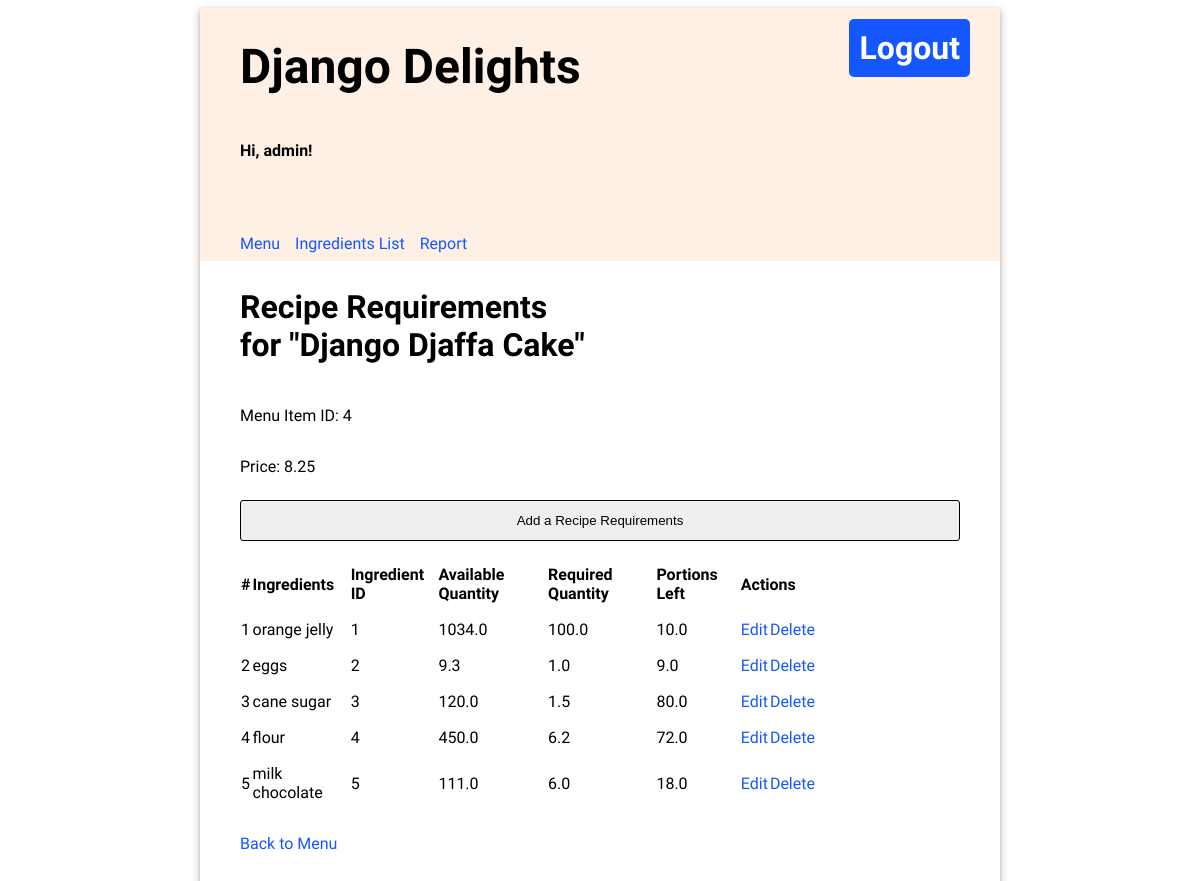
/recipe-requirements/4 (signed in), run on the app's committed database.
### inventory/models.py (models this page shows, shortened)
class MenuItem(models.Model):
    title = models.CharField(max_length=100)
    price = models.FloatField(default=0.0)
    def __str__(self):
        return f'{self.title}'

class Ingredient(models.Model):
    name = models.CharField(max_length=100, unique=True)
    quantity = models.FloatField(default=0.0)
    unit = models.CharField(max_length=20)
    unit_price = models.FloatField(default=0.0)
    class Meta:
        ordering = ['quantity']

class RecipeRequirements(models.Model):
    menu_item = models.ForeignKey(MenuItem, related_name='menu_req', on_delete=models.CASCADE, db_constraint=False)
    ingredient = models.ForeignKey(Ingredient, related_name='ingredient_req', on_delete=models.CASCADE, db_constraint=False)
    quantity = models.FloatField(default=0.0)

### inventory/views.py (the view)
# urls.py: path('recipe-requirements/<int:pk>', views.recipe_requrements_table, name='recipe-requirements'),
@login_required
def recipe_requrements_table(request, pk):
    template = loader.get_template('inventory/recipe-req.html')
    given_menu_item = MenuItem.objects.get(id=pk)
    recipe_reqs = RecipeRequirements.objects.all().values()
    rows_list = list()
    for item in recipe_reqs:
        if item['menu_item_id'] == pk:
            rows_list.append(Ingredient.objects.get(id=item['ingredient_id']).name)
            rows_list.append(item['ingredient_id'])
            rows_list.append(Ingredient.objects.get(id=item['ingredient_id']).quantity)
            rows_list.append(item['quantity'])
            rows_list.append(Ingredient.objects.get(id=item['ingredient_id']).quantity // item['quantity'])
    list_for_table = list(split_list(rows_list, 5))
    context = {
        'given_menu_item': given_menu_item,
        'list_for_table': list_for_table,
    }
    return HttpResponse(template.render(context, request))

### inventory/views.py (called while the page is built)
def split_list(lst, step):
    for i in range(0, len(lst), step):
        yield lst[i:i + step]

### inventory/templates/inventory/recipe-req.html (shortened to what this page needs)
{% extends 'base.html' %}
{% block content %}
<div><h2>Recipe Requirements <br> for "{{ given_menu_item }}"</h2></div>
<div><p>Menu Item ID: {{ given_menu_item.id }}</p></div>
<div><p>Price: {{ given_menu_item.price }}</p></div>
<input
    type='button'
    value='Add a Recipe Requirements'
    onclick='location.href="{% url "recipe-requirements-add" given_menu_item.id %}"'
/>
<table border='0'>
    <thead>
        <th>#</th>
        <th>Ingredients</th>
        <th>Ingredient ID</th>
        <th>Available Quantity</th>
        <th>Required Quantity</th>
        <th>Portions Left</th>
        <th colspan="2">Actions</th>
    </thead>
    <tbody>
        {% for item in list_for_table %}
        <tr>
            <td>{{ forloop.counter }}</td>
            <td>{{ item.0 }}</td>
            <td>{{ item.1 }}</td>
            <td>{{ item.2 }}</td>
            <td>{{ item.3 }}</td>
            <td>{% if item.4 > 1 %}
                    {{ item.4 }}
                {% elif item.4 == 1.0 %}
                    One portion left!
                {% else %}
                    Not enough ingredients for recipe!
                {% endif %}
            </td>
            <td><a href="edit/{{ given_menu_item.id }}/{{ item.1 }}">Edit</td>
            <td><a href='recipe-requirements-delete/{{ given_menu_item.id }}/{{ item.1 }}'>Delete</a></td>
        </tr>
        {% endfor %}
    </tbody>
</table>
<p><a href="{% url "menu" %}">Back to Menu</p>
{% endblock %}

### inventory/templates/base.html (shortened to what this page needs)
<!DOCTYPE html>
<html lang="en">
{% load static %}
<head>
    <link rel="stylesheet" type="text/css" href="{% static 'inventory/style.css' %}"/>
</head>
<body>
    <div class="app">
    <header>
        <div class="header-first-row">
            <h1 class="title">Django Delights<h1>
            {% if user.is_authenticated %}
            <a class="logout" href="/logout">Logout</a>
            {% endif %}
        </div>
        {% if user.is_authenticated %}
        <p>Hi, {{ user.username }}!</p>
        <nav class="navbar">
            {% url 'menu' as menu_url %}
            {% url 'table' as ingredients_url %}
            {% url 'purchase-view' as reports_url %}
            <a class="nav-item{% if request.path == menu_url %} current-page{% endif %}" href="{% url 'menu' %}">Menu</a>
            <a class="nav-item{% if request.path == ingredients_url %} current-page{% endif %}" href="{% url 'table' %}">Ingredients List</a>
            <a class="nav-item{% if request.path == reports_url %} current-page{% endif %}" href="{% url 'purchase-view' %}">Report</a>
        </nav>
        {% endif %}
    </header>
    <main>
        {% block content %}
        {% endblock %}
    </main>
    </div>
</body>
</html>

### inventory/static/inventory/style.css (style rules this page uses)
body { font-family: 'Oxygen', sans-serif; }
.app { min-width: 800px; max-width: 60%; margin: 0 auto; box-shadow: 0 2px 4px 0 rgba(0, 0, 0, 0.2), 0 3px 10px 0 rgba(0, 0, 0, 0.19); }
.title { font-size: 3em; padding: 30px 0; margin: auto 0; }
.header-first-row { width: 100%; display: flex; justify-content: space-between; }
.logout { height: max-content; text-align: center; text-decoration: none; border: 0px; background-color: #1557FF; border-radius: 5px; color: white; padding: 10px; font-weight: bold; margin: 30px; font-size: 1em; }
.navbar { margin-top: 50px; display: flex; width: 100%; }
.navbar a { text-decoration: none; padding: 8px 0; color: #1557FF; margin-right: 15px; }
header { background-color: #FFF0E5; min-height: 200px; display: flex; align-items: center; flex-direction: column; align-items: flex-start; padding-left: 40px; }
main { display: flex; flex-direction: column; padding: 0 40px 20px 40px; justify-content: center; }
main h2 { font-size: 2em; }
header p { font-weight: bold; }
input, select { width: 100%; padding: 12px 20px; margin: 8px 0; box-sizing: border-box; border: 1px solid black; border-radius: 3px; }
main table { text-align: left; border-collapse: separate; border-spacing: 0 15px; width: 80%; }
a { text-decoration: none; color: #1557FF; }

### data on the page
MenuItem: title "Django Djaffa Cake", id "4", price "8.25", id "Add a Recipe Requirements"
Ingredient: name "orange jelly", quantity "1034.0"
RecipeRequirements: quantity "100.0"
Ingredient: name "eggs", quantity "9.3"
RecipeRequirements: quantity "1.0"
Ingredient: name "cane sugar", quantity "120.0"
RecipeRequirements: quantity "1.5"
Ingredient: name "flour", quantity "450.0"
RecipeRequirements: quantity "6.2"
Ingredient: name "milk chocolate", quantity "111.0"
RecipeRequirements: quantity "6.0"

### other printed values
{{ user.username }} "admin"
{{ item.1 }} "1" "2" "3" "4" "5"
{{ item.4 }} "10.0" "9.0" "80.0" "72.0" "18.0"
